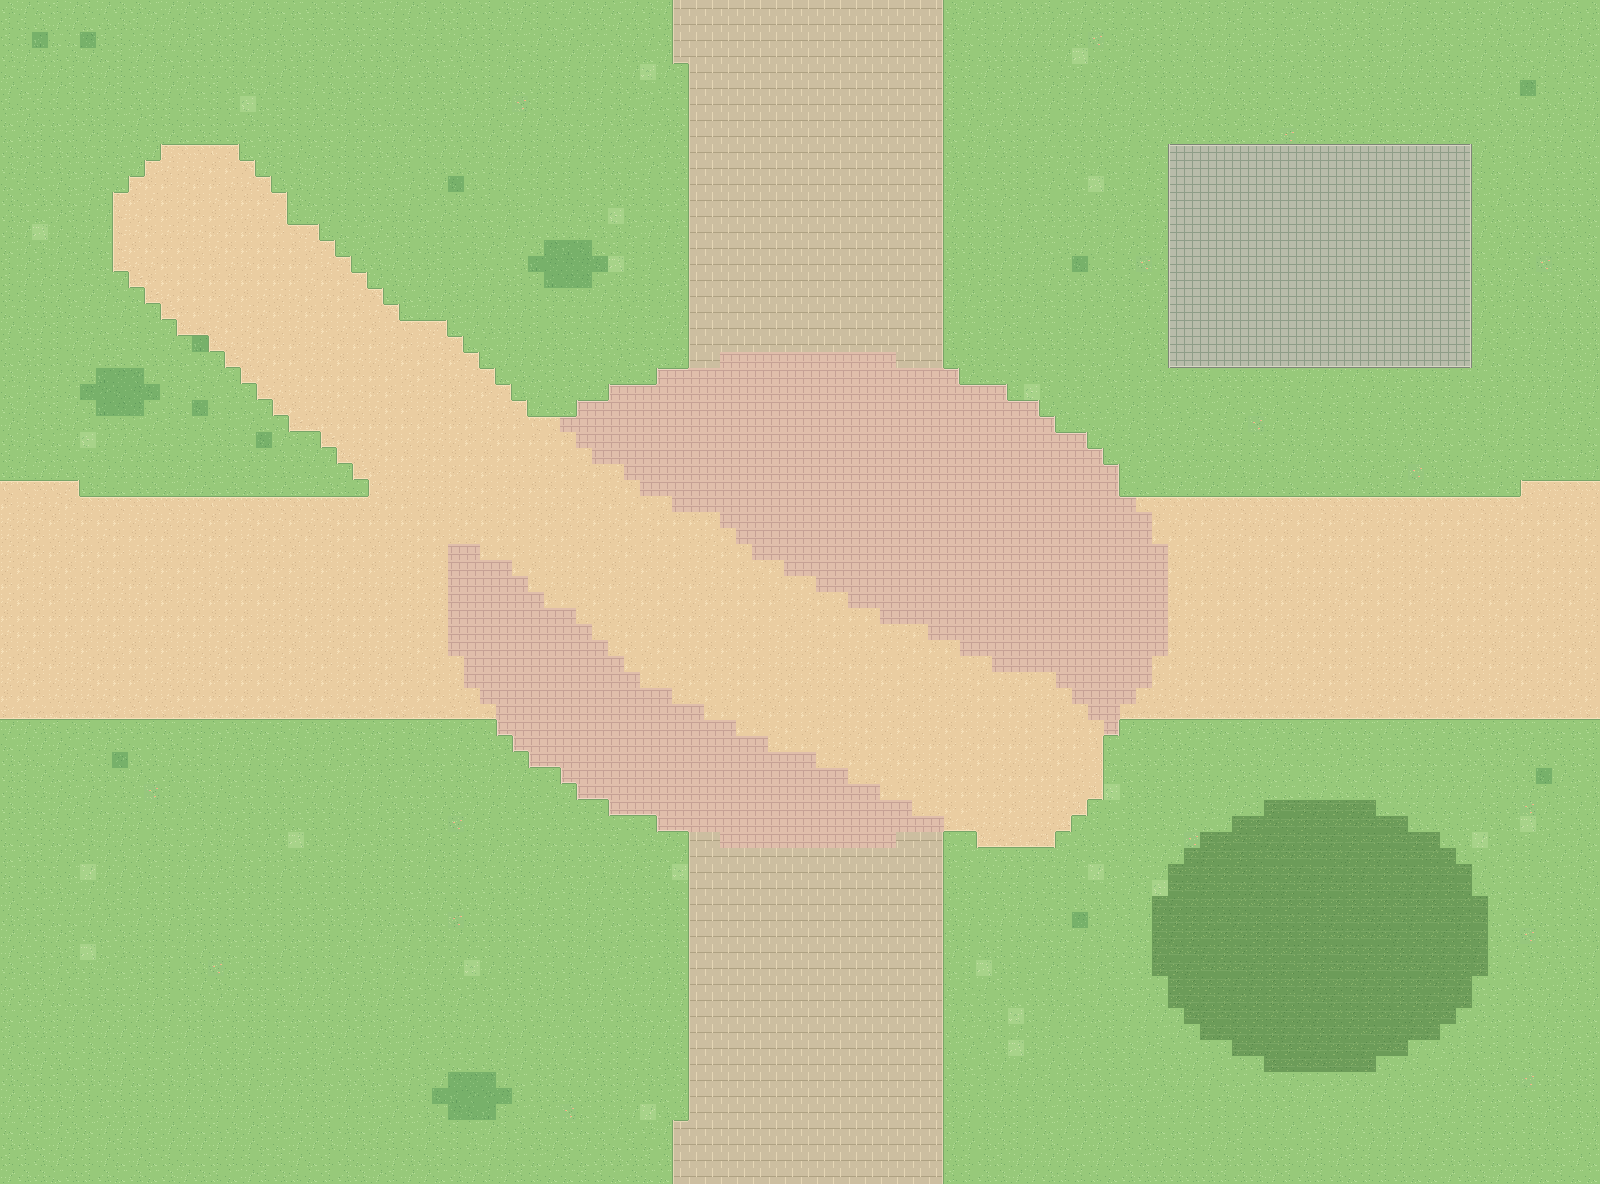

A level layout from a 2D game, rendered from its tile map. Below: a short description, then the map file with tile-grid data replaced by summaries:
An orthogonal 100x74 tile map with 16x16 px tiles, 4 tile layers (Ground, Landscape, Roads, BuildingPads) and 9 objects (4x scene_portal, building_slot, landmark_area, spawn, building_label, ...).

<map version="1.10" tiledversion="1.11.2" orientation="orthogonal" renderorder="right-down" width="100" height="74" tilewidth="16" tileheight="16" infinite="0" nextlayerid="9" nextobjectid="800" backgroundcolor="#97C97A">
  <properties>
    <property name="scene_id" value="10" />
    <property name="scene_name" value="北樟林南段" />
    <property name="macro_area" value="C 北区" />
    <property name="tile_scale" type="int" value="16" />
    <property name="player_sprite_width" type="int" value="48" />
    <property name="player_sprite_height" type="int" value="48" />
    <property name="world_origin_x_px" type="int" value="6400" />
    <property name="world_origin_y_px" type="int" value="-2368" />
    <property name="ground_only" type="bool" value="true" />
    <property name="building_art_separate" type="bool" value="true" />
  </properties>
  <tileset firstgid="1" name="swu_terrain_16" tilewidth="16" tileheight="16" tilecount="412" columns="16">
    <image source="../assets/ground_tiles_16.png" width="256" height="416" />
  </tileset>
  <layer id="1" name="Ground" width="100" height="74">
    <data>[7400 cells, 7400 non-empty, 4 distinct tile ids]</data>
  </layer>
  <layer id="2" name="Landscape" width="100" height="74">
    <data>[7400 cells, 364 non-empty, 16 distinct tile ids]</data>
  </layer>
  <layer id="3" name="Roads" width="100" height="74">
    <data>[7400 cells, 2917 non-empty, 39 distinct tile ids]</data>
  </layer>
  <layer id="4" name="BuildingPads" width="100" height="74">
    <data>[7400 cells, 266 non-empty, 14 distinct tile ids]</data>
  </layer>
  <objectgroup id="5" name="BuildingSlots" visible="0" color="#D9B768">
    <object id="1" name="slot_10_01" type="building_slot" x="1168" y="144" width="304" height="224">
      <properties>
        <property name="display_name" value="林地东侧配套楼预留" />
        <property name="confidence" value="schematic" />
        <property name="note" value="建筑预留地，仅用于当前地图阶段，后续再放建筑与碰撞体" />
        <property name="future_collision" type="bool" value="true" />
        <property name="currently_walkable" type="bool" value="true" />
        <property name="macro_area" value="C 北区" />
      </properties>
    </object>
  </objectgroup>
  <objectgroup id="6" name="LandmarkAreas" visible="0" color="#3B9C88">
    <object id="2" name="area_10_01" type="landmark_area" x="128" y="160" width="976" height="848">
      <properties>
        <property name="display_name" value="北樟林南段" />
        <property name="confidence" value="landmark_area_approx" />
      </properties>
    </object>
  </objectgroup>
  <objectgroup id="7" name="Portals" visible="0" color="#4CA3D9">
    <object id="3" name="exit_north" type="scene_portal" x="672" y="0" width="272" height="64">
      <properties>
        <property name="direction" value="north" />
        <property name="target_scene" value="04" />
        <property name="target_portal" value="exit_south" />
        <property name="spawn_x_px" type="int" value="800" />
        <property name="spawn_y_px" type="int" value="1056" />
        <property name="trigger" value="cross_map_edge" />
        <property name="enabled" type="bool" value="true" />
      </properties>
    </object>
    <object id="4" name="exit_south" type="scene_portal" x="672" y="1120" width="272" height="64">
      <properties>
        <property name="direction" value="south" />
        <property name="target_scene" value="16" />
        <property name="target_portal" value="exit_north" />
        <property name="spawn_x_px" type="int" value="800" />
        <property name="spawn_y_px" type="int" value="112" />
        <property name="trigger" value="cross_map_edge" />
        <property name="enabled" type="bool" value="true" />
      </properties>
    </object>
    <object id="5" name="exit_west" type="scene_portal" x="0" y="480" width="80" height="240">
      <properties>
        <property name="direction" value="west" />
        <property name="target_scene" value="09" />
        <property name="target_portal" value="exit_east" />
        <property name="spawn_x_px" type="int" value="1424" />
        <property name="spawn_y_px" type="int" value="592" />
        <property name="trigger" value="cross_map_edge" />
        <property name="enabled" type="bool" value="true" />
      </properties>
    </object>
    <object id="6" name="exit_east" type="scene_portal" x="1520" y="480" width="80" height="240">
      <properties>
        <property name="direction" value="east" />
        <property name="target_scene" value="11" />
        <property name="target_portal" value="exit_west" />
        <property name="spawn_x_px" type="int" value="160" />
        <property name="spawn_y_px" type="int" value="592" />
        <property name="trigger" value="cross_map_edge" />
        <property name="enabled" type="bool" value="true" />
      </properties>
    </object>
  </objectgroup>
  <objectgroup id="8" name="Spawn" visible="0" color="#74B877">
    <object id="7" name="player_start" type="spawn" x="800" y="592" width="0" height="0">
      <properties>
        <property name="feet_position" type="bool" value="true" />
        <property name="sprite_width" type="int" value="48" />
        <property name="sprite_height" type="int" value="48" />
      </properties>
    </object>
  </objectgroup>
  <objectgroup id="9" name="地标中文标注_编辑用" visible="1" color="#284F48">
    <object id="8" name="林地东侧配套楼预留" type="building_label" x="1150.0" y="234.0" width="340" height="44">
      <text fontfamily="Noto Sans CJK SC" pixelsize="21" color="#284D42" halign="center" valign="center" wrap="1">林地东侧配套楼预留</text>
    </object>
    <object id="9" name="北樟林南段" type="area_label" x="446.0" y="562.0" width="340" height="44">
      <text fontfamily="Noto Sans CJK SC" pixelsize="21" color="#284D42" halign="center" valign="center" wrap="1">北樟林南段</text>
    </object>
  </objectgroup>
</map>
